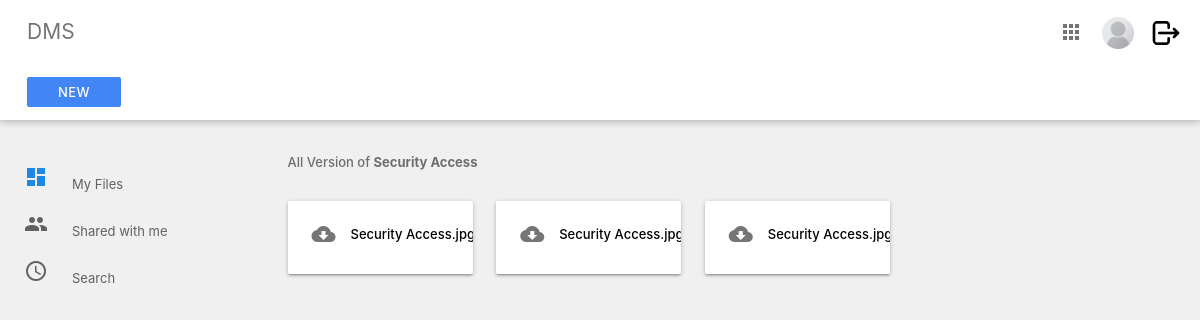
The app's page /index/file/19/version (signed in) with its own data.
### Users/models.py (models this page shows, shortened)
class UserInfo(models.Model):
    groupchoices = models.TextChoices('groupchoices', 'management accounting sales tech restricted')
    user = models.OneToOneField(User,
                                on_delete=models.CASCADE,
                                null=True,
                                blank=True)
    name = models.CharField(max_length=200, null=True)
    email = models.EmailField(max_length=200,null=True)
    image = models.ImageField(null=True, upload_to='profile_pics/', blank=True)
    active = models.BooleanField(default=True)
    priv_level = models.IntegerField(default=3)
    group = models.CharField(max_length=100,
                             default='restricted',
                             choices=groupchoices.choices)
    remarks = models.CharField(max_length=200, null=True, blank=True)
    @property
    def imageURL(self):
        try:
            url = self.image.url
        except:
            url = '/media/placeholder.png'
        return url

### System/models.py (models this page shows, shortened)
class Version_control(models.Model):
    groupchoices = models.TextChoices('groupchoices', 'management all accounting sales tech')
    name = models.CharField(max_length=100)
    file = models.FileField(upload_to='files/version/')
    org_name = models.CharField(max_length=100, blank=True, null=True)
    extension = models.CharField(max_length=10, blank=True, null=True)
    version = models.IntegerField(default='2')
    prev_version = models.ForeignKey(Files, on_delete=models.SET_NULL, null=True, blank=True)
    pre_ver_control = models.ForeignKey('self', on_delete=models.SET_NULL, null=True, blank=True)
    group = models.CharField(max_length=100,
                             default='all',
                             choices=groupchoices.choices)
    uploaded_by = models.ForeignKey(User, on_delete=models.SET_NULL, null=True, blank=True)
    created_at = models.DateTimeField(auto_now_add=True)
    new_version = models.BooleanField(default=False)
    file_content = models.TextField(blank=True, null=True)

class Files(models.Model):
    groupchoices = models.TextChoices('groupchoices', 'management all accounting sales tech')
    name = models.CharField(max_length=100)
    org_name = models.CharField(max_length=100, blank=True, null=True)
    extension = models.CharField(max_length=10, blank=True, null=True)
    file = models.FileField(upload_to='files/')
    group = models.CharField(max_length=100,
                             default='all',
                             choices=groupchoices.choices)
    uploaded_by = models.ForeignKey(User, on_delete=models.SET_NULL, null=True, blank=True)
    version = models.IntegerField(default='1')
    active = models.BooleanField(default=True)
    created_at = models.DateTimeField(auto_now_add=True)
    new_version = models.BooleanField(default=False)
    file_content = models.TextField(blank=True, null=True)

### System/views.py (the view)
# urls.py: path("file/<str:pk>/<str:type>", views.view_file, name="view"),
@login_required(login_url='login')
def view_file(request, pk, type):
    if not check_user_status(request):
        messages.error(request, 'Your account is not active. Please contact admin to activate your account.')
        return redirect('logout')
    profile = UserInfo.objects.get(user=request.user)
    if type == "version":
        get_data = Version_control.objects.get(pk=pk)
        org_file = get_data.org_name
        data1 = Version_control.objects.filter(org_name=org_file)
        data = Files.objects.filter(org_name=org_file)
    if type == "file":
        data = Files.objects.filter(pk=pk)
        org_file = data[0].org_name
        data1 = False
    context = {'user':profile,'file_name':org_file,'data':data,'data1':data1}
    return render(request, 'dms/file_list.html', context)

### System/utils.py (called while the page is built)
def check_user_status(request):
    user = UserInfo.objects.get(user=request.user)
    if user.active == True:
        return True
    else:
        return False

### template/dms/file_list.html (shortened to what this page needs)
{% extends  'dms/section/main.html'%}
{% load static %}
{% block content %}
    <div class="main">
      <div class="container-fluid">
        <p class="subheader">All Version of <b>{{file_name}}</b></p>
        {% if data %}
        {% for d in data %}
        <div class="card-panel folder">
          <a href="{% url 'download' pk=d.id type='file' %}" download="{{d.org_name}}.{{d.extension}}">
            <i class=" material-icons left">cloud_download</i>
          </a>
          <div class="tooltip"><a href="{% url 'edit_file' pk=d.id type='file' %}" style="text-decoration: none;color: black; overflow: hidden;" onMouseOver="this.style.color='blue'"
            onMouseOut="this.style.color='black'"><div class="short">{{d.org_name}}.{{d.extension}}</div>
           </a> <span class="tooltiptext">Version : {{d.version}}</span>
          </div>
        </div>
        {%endfor%}
        {%endif%}
        {% if data1 %}
        {% for d in data1 %}
        <div class="card-panel folder">
          <a href="{% url 'download' pk=d.id type='version' %}" download="{{d.org_name}}.{{d.extension}}">
            <i class=" material-icons left">cloud_download</i>
          </a>
          <div class="tooltip"><a href="{% url 'edit_file' pk=d.id type='version' %}" style="text-decoration: none;color: black; overflow: hidden;" onMouseOver="this.style.color='blue'"
            onMouseOut="this.style.color='black'"><div class="short">{{d.org_name}}.{{d.extension}}</div>
           </a> <span class="tooltiptext">Version : {{d.version}}</span>
          </div>
        </div>
        {%endfor%}
        {%endif%}
      </div>
    </div>
    {% endblock %}

### template/dms/section/nav.html (shortened to what this page needs)
{%load static%}
<div class="navbar-fixed">
    <nav class="nav-extended white">
      <div class="nav-wrapper white">
        <ul>
          <li>
            <a href="{% url 'index' %}" class="title grey-text text-darken-1"
              >DMS</a
            >
          </li>
        </ul>
        <ul class="right">
          {%if request.user.is_staff%}
          <li>
            <a href="{% url 'admin:index' %}"
              ><i class="material-icons grey-text text-darken-1">apps</i></a
            >
          </li>
          {%endif%}
          <li>
            <a href="{% url 'edit'%}"
              ><img src="{{ user.imageURL }}" alt="profile pic" class="circle" style="height: 32px;
              width: 32px;"
            /></a>
          </li>
          <li>
            <a href="{% url 'logout'%}"
              ><img src="{% static 'media/logout.png'%}" alt="profile pic" class="circle" style="height: 32px;
              width: 32px;"
            /></a>
          </li>
        </ul>
      </div>
      <div class="nav-wrapper nav-2">
        <ul>
          {% if user.group != "restricted" %}
          <li>
            <a
              href="{% url 'upload' %}"
              class="waves-effect waves-light btn btn-flat white-text"
              >New</a
            >
          </li>
          {% endif %}
        </ul>
      </div>
    </nav>
  </div>
  <ul class="side-nav fixed floating transparent z-depth-0">
    <li {% if index %}class="active" {%endif%}>
      <a href="{% url 'index' %}"
        ><i class="material-icons blue-text text-darken-1">dashboard</i>My
        Files{{active}}</a
      >
    </li>
    {% if user.group == "restricted" %}
    <li>
      <a><i class="material-icons">people</i>Shared with me</a>
    </li>
    <li>
      <a><i class="material-icons">access_time</i>Search</a>
    </li>
    {%else%}
    <li {% if shared %}class="active" {%endif%}>
      <a href="{% url 'shared' %}"><i class="material-icons">people</i>Shared with me</a>
    </li>
    <li {% if search %}class="active" {%endif%}>
      <a href="{%url 'search'%}"><i class="material-icons">access_time</i>Search</a>
    </li>
    {%endif%}
  </ul>

### static/css/main.css (style rules this page uses)
body { background-color: #f0f0f0; font-size: 13px; }
.container-fluid { padding: 1rem 2.5rem; margin: auto; }
.main { position: absolute; width: calc(100% - 250px); top: 125px; margin-left: 250px; }
.subheader { color: rgba(0, 0, 0, 0.54); font-weight: 500; }
nav { box-shadow: 0 1px 8px rgba(0, 0, 0, 0.3); }
nav ul li { text-align: center; }
nav ul.right { padding-right: 12px; }
nav ul.right li { max-width: 48px; }
nav ul a { padding-right: 0 12px; }
nav ul a img { height: 32px; width: 32px; vertical-align: middle; margin-left: -5px; }
.nav-wrapper { padding-left: 12px; }
.nav-wrapper .title { font-size: 1.4rem; }
.nav-wrapper .btn-flat { background-color: #4285f4 !important; font-size: 13px; font-weight: 500; height: 30px; line-height: 30px; width: 94px; }
.nav-2, .nav-2 i { height: 56px !important; line-height: 56px !important; min-height: 56px !important; }
.side-nav.floating { width: 250px; padding: 85px 8px 0 !important; height: calc(100% - 130px); left: initial; right: initial; top: 125px; transform: initial; z-index: auto; margin: 0.5rem 0 1rem 0; border-radius: 2px; background: transparent; box-shadow: none; }
.side-nav li a, .side-nav li a i.material-icons { height: 40px; line-height: 40px; }
.side-nav li a i.material-icons { margin-right: 24px; }
.side-nav li a { padding: 0 16px; font-weight: normal; font-size: 13px; color: #616161; }
.folder { width: 185px; display: inline-block; margin: 15px 20px 15px 0; font-weight: 500; overflow: hidden; text-overflow: ellipsis; white-space: nowrap; }
.folder i { color: rgba(0, 0, 0, 0.54); margin-top: -3px; }

### template/dms/file_list.html (style rules this page uses)
.tooltip { position: relative; display: inline-block; }
.short { overflow: hidden; white-space: nowrap; text-overflow: ellipsis; width: 130px; }

### records on screen
UserInfo: imageURL (placeholder picture)
Version_control: org_name "Security Access", org_name "Security Acc…"
Files: org_name "Security Acc…"
Version_control: org_name "Security Acc…"
